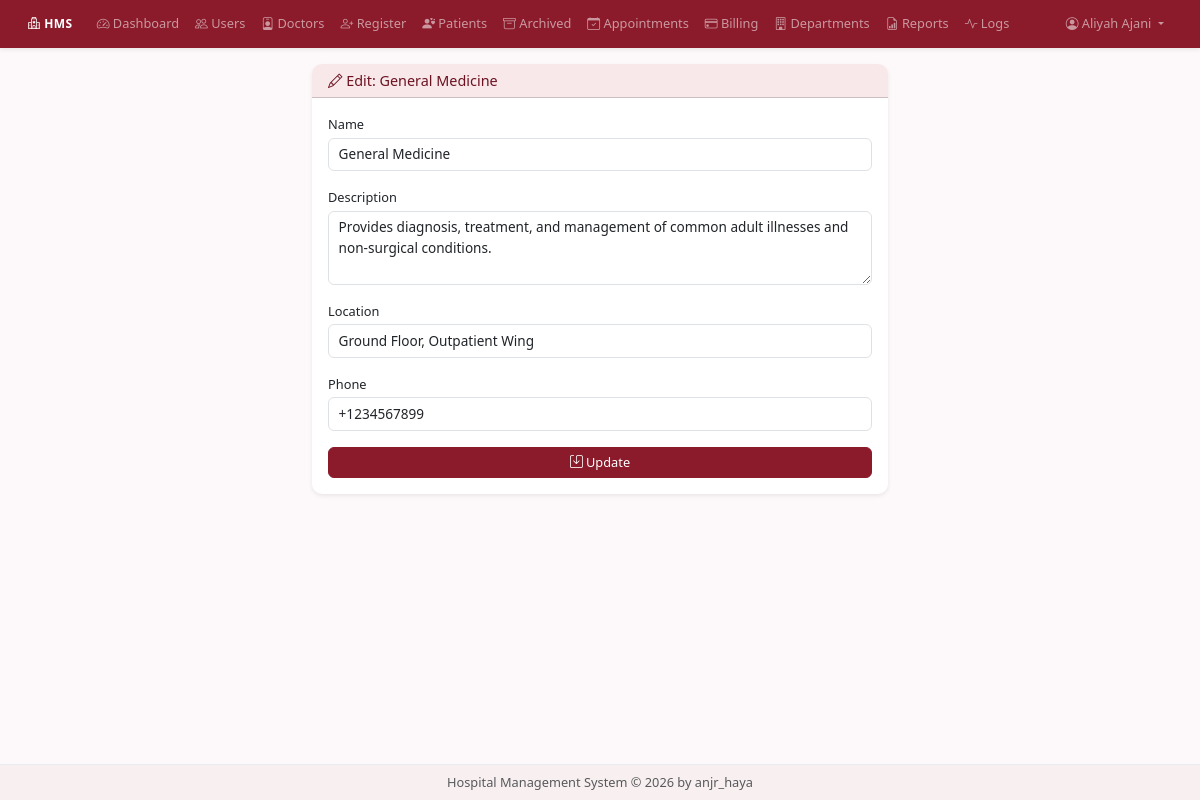
The page /admin/departments/edit/1 (signed in) on the database its author committed.
### models/user.py (models this page shows, shortened)
class User(UserMixin, db.Model):
    __tablename__ = 'users'
    id = db.Column(db.Integer, primary_key=True)
    username = db.Column(db.String(80), unique=True, nullable=False)
    password_hash = db.Column(db.String(128), nullable=False)
    role = db.Column(db.String(20), nullable=False)
    name = db.Column(db.String(100), nullable=False)
    email = db.Column(db.String(120), unique=True)
    phone = db.Column(db.String(20))
    is_active_account = db.Column(db.Boolean, default=True)
    created_at = db.Column(db.DateTime, default=datetime.utcnow)
    last_login = db.Column(db.DateTime)
    doctor_profile = db.relationship('Doctor', backref='user', uselist=False, lazy=True)
    notifications = db.relationship('Notification', backref='user', lazy=True, foreign_keys='Notification.user_id')
    activities = db.relationship('ActivityLog', backref='user', lazy=True)
    ROLES = {'admin', 'doctor', 'receptionist', 'nurse'}
    @property
    def is_admin(self):
        return self.role == 'admin'

### models/department.py (models this page shows, shortened)
class Department(db.Model):
    __tablename__ = 'departments'
    id = db.Column(db.Integer, primary_key=True)
    name = db.Column(db.String(100), unique=True, nullable=False)
    description = db.Column(db.Text)
    location = db.Column(db.String(200))
    phone = db.Column(db.String(20))
    head_doctor_id = db.Column(db.Integer, db.ForeignKey('doctors.id'), nullable=True)
    is_active = db.Column(db.Boolean, default=True)
    created_at = db.Column(db.DateTime, default=datetime.utcnow)
    doctors = db.relationship('Doctor', backref='department', lazy=True, foreign_keys='Doctor.department_id')
    appointments = db.relationship('Appointment', backref='department', lazy=True)

### controllers/admin_routes.py (the view, shortened to what this page needs)
@admin_bp.route('/departments/edit/<int:dept_id>', methods=['GET', 'POST'])
@login_required
@admin_required
def edit_department(dept_id):
    dept = Department.query.get_or_404(dept_id)
    return render_template('admin/edit_department.html', dept=dept)

### models/__init__.py (called while the page is built)
@login_manager.user_loader
def load_user(user_id):
    return User.query.get(int(user_id))

### views/templates/admin/edit_department.html (shortened to what this page needs)
{% extends "base.html" %}
{% block content %}
<div class="row justify-content-center"><div class="col-md-6">
<div class="card shadow-sm">
    <div class="card-header bg-white"><h5 class="mb-0"><i class="bi bi-pencil"></i> Edit: {{ dept.name }}</h5></div>
    <div class="card-body">
        <form method="POST">
            <div class="mb-3"><label class="form-label">Name</label><input type="text" name="name" class="form-control" value="{{ dept.name }}" required></div>
            <div class="mb-3"><label class="form-label">Description</label><textarea name="description" class="form-control" rows="3">{{ dept.description or '' }}</textarea></div>
            <div class="mb-3"><label class="form-label">Location</label><input type="text" name="location" class="form-control" value="{{ dept.location or '' }}"></div>
            <div class="mb-3"><label class="form-label">Phone</label><input type="text" name="phone" class="form-control" value="{{ dept.phone or '' }}"></div>
            <button type="submit" class="btn btn-primary w-100"><i class="bi bi-save"></i> Update</button>
        </form>
    </div>
</div>
</div></div>
{% endblock %}

### views/templates/base.html (shortened to what this page needs)
<!DOCTYPE html>
<html lang="en" class="h-100">
<head>
    <link href="https://cdn.jsdelivr.net/npm/bootstrap@5.3.2/dist/css/bootstrap.min.css" rel="stylesheet">
    <link href="https://cdn.jsdelivr.net/npm/bootstrap-icons@1.11.1/font/bootstrap-icons.css" rel="stylesheet">
    <link href="https://cdn.jsdelivr.net/npm/select2@4.1.0-rc.0/dist/css/select2.min.css" rel="stylesheet">
    <link rel="stylesheet" href="https://cdn.jsdelivr.net/npm/flatpickr/dist/flatpickr.min.css">
    <link href="{{ url_for('static', filename='css/style.css') }}" rel="stylesheet">
</head>
<body class="d-flex flex-column h-100">
    {% if current_user.is_authenticated %}
    <nav class="navbar navbar-expand-lg navbar-dark shadow-sm flex-shrink-0" style="background-color: #8B1A2B;">
        <div class="container-fluid">
            <a class="navbar-brand fw-bold small" href="{{ url_for('auth.login') }}">
                <i class="bi bi-hospital"></i> HMS
            </a>
            <div class="collapse navbar-collapse" id="navbarNav">
                <ul class="navbar-nav me-auto">
                    {% if current_user.is_admin %}
                    <li class="nav-item"><a class="nav-link small" href="{{ url_for('admin.dashboard') }}"><i class="bi bi-speedometer2"></i> Dashboard</a></li>
                    <li class="nav-item"><a class="nav-link small" href="{{ url_for('admin.manage_users') }}"><i class="bi bi-people"></i> Users</a></li>
                    <li class="nav-item"><a class="nav-link small" href="{{ url_for('admin.manage_doctors') }}"><i class="bi bi-person-badge"></i> Doctors</a></li>
                    <li class="nav-item"><a class="nav-link small" href="{{ url_for('admin.register_patient') }}"><i class="bi bi-person-plus"></i> Register</a></li>
                    <li class="nav-item"><a class="nav-link small" href="{{ url_for('admin.manage_patients') }}"><i class="bi bi-person-hearts"></i> Patients</a></li>
                    <li class="nav-item"><a class="nav-link small" href="{{ url_for('admin.archived_patients') }}"><i class="bi bi-archive"></i> Archived</a></li>
                    <li class="nav-item"><a class="nav-link small" href="{{ url_for('admin.manage_appointments') }}"><i class="bi bi-calendar-check"></i> Appointments</a></li>
                    <li class="nav-item"><a class="nav-link small" href="{{ url_for('admin.manage_billing') }}"><i class="bi bi-credit-card"></i> Billing</a></li>
                    <li class="nav-item"><a class="nav-link small" href="{{ url_for('admin.manage_departments') }}"><i class="bi bi-building"></i> Departments</a></li>
                    <li class="nav-item"><a class="nav-link small" href="{{ url_for('admin.reports') }}"><i class="bi bi-file-earmark-bar-graph"></i> Reports</a></li>
                    <li class="nav-item"><a class="nav-link small" href="{{ url_for('admin.activity_logs') }}"><i class="bi bi-activity"></i> Logs</a></li>
                    {% endif %}
                </ul>
                <ul class="navbar-nav">
                    <li class="nav-item dropdown">
                        <a class="nav-link dropdown-toggle small" href="#" data-bs-toggle="dropdown">
                            <i class="bi bi-person-circle"></i> {{ current_user.name }}
                        </a>
                    </li>
                </ul>
            </div>
        </div>
    </nav>
    {% endif %}
    <div class="container-fluid flex-shrink-0 mt-3">
        {% block content %}{% endblock %}
    </div>
    <footer class="footer mt-auto py-2 flex-shrink-0" style="background-color: #f8f0f0;">
        <div class="container text-center">
            <span class="text-muted small">Hospital Management System &copy; 2026 by anjr_haya</span>
        </div>
    </footer>
</body>
</html>

### views/static/css/style.css (style rules this page uses)
:root { --wine: #8B1A2B; --wine-dark: #6B1320; --wine-light: #A82D3F; --pink: #F8E8EA; --pink-light: #FCF4F5; }
body { background: #fdf8f9; font-family: 'Segoe UI', Tahoma, Geneva, Verdana, sans-serif; font-size: 0.85rem; }
h1, h2, h3, h4, h5, h6 { font-size: 1rem; }
h5 { font-size: 0.9rem; }
.card { border: none; border-radius: 10px; transition: transform 0.2s; font-size: 0.85rem; }
.card-body { font-size: 0.85rem; }
.card-header { border-radius: 10px 10px 0 0 !important; font-weight: 600; font-size: 0.85rem !important; background-color: var(--pink) !important; color: var(--wine-dark); }
.card-header h5, .card-header h6 { font-size: 0.9rem !important; }
.navbar { padding: 0.4rem 1rem; box-shadow: 0 2px 4px rgba(0,0,0,0.1); font-size: 0.8rem; }
.navbar-brand { font-size: 1rem; letter-spacing: 0.5px; }
.nav-link { font-size: 0.8rem !important; }
.form-label { font-size: 0.8rem; margin-bottom: 0.2rem; }
.form-control, .form-select { border-radius: 6px; border: 1.5px solid #dee2e6; padding: 0.35rem 0.6rem; font-size: 0.85rem; }
.btn { border-radius: 6px; font-weight: 500; font-size: 0.8rem; padding: 0.3rem 0.6rem; }
.btn-primary { background-color: var(--wine); border-color: var(--wine); }
.footer { border-top: 1px solid #e9ecef; font-size: 0.75rem; }
a { color: var(--wine); }
.small, small { font-size: 0.75rem; }
.text-muted { font-size: 0.8rem; }

### rows shown on the page
User: name "Aliyah Ajani"
Department: name "General Medicine", description "Provides diagnosis, treatment, and management of common adult illnesses and non-surgical conditions.", location "Ground Floor, Outpatient Wing", phone "+1234567899"
